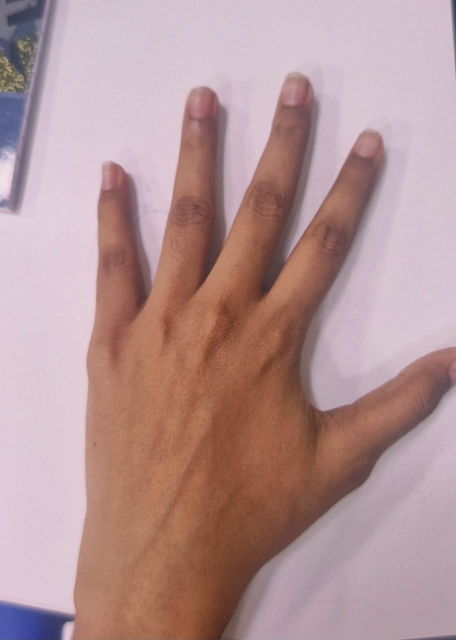
#> input picture backend/app/input/WhatsApp Image 2025-11-11 at 14.34.25_ce7d9d11.jpg, 912 x 1280 px (shown at 1/2 size); its folder holds only this picture in this run
$ python -i calibration.py   (imports and definitions only)
#> lines starting #> are read from the running program, lines starting #| are printed output that depends on the picture
#> further down, picture is the input picture: shape (1280, 912, 3); mean B, G, R 149.1, 148.7, 179.9
# app/core/calibration.py
import cv2
import numpy as np

# ============================================================
# 1️⃣ Brightness Normalization (Ethical Fairness Step)
# ============================================================
def normalize_brightness(img):
    """
    Normalizes overly bright or dark regions in LAB color space.
    Ensures fairness across all skin tones by stabilizing luminance (L*).
    """
    lab = cv2.cvtColor(img, cv2.COLOR_BGR2LAB)
    L, A, B = cv2.split(lab)

    mean_L = np.mean(L)
    # Overexposed images (too bright)
    if mean_L > 200:
        L = cv2.equalizeHist(np.clip(L, 0, 200).astype(np.uint8))
    # Underexposed / dark lighting
    elif mean_L < 50:
        L = cv2.equalizeHist(np.clip(L, 50, 255).astype(np.uint8))

    lab2 = cv2.merge([L, A, B])
    normalized = cv2.cvtColor(lab2, cv2.COLOR_LAB2BGR)
    return normalized


# ============================================================
# 2️⃣ White-Patch Calibration
# ============================================================
def white_patch_balance(img):
    """
    White-Patch algorithm: assumes the brightest pixel should be pure white.
    Helps correct global color cast (useful for yellow or bluish lighting).
    """
    img_float = img.astype(np.float32)
    max_per_channel = np.percentile(img_float.reshape(-1, 3), 99, axis=0)
#> max_per_channel = [219, 207, 227]
    scale = 255.0 / (max_per_channel + 1e-6)
#> scale = [1.16, 1.23, 1.12]
    balanced = img_float * scale
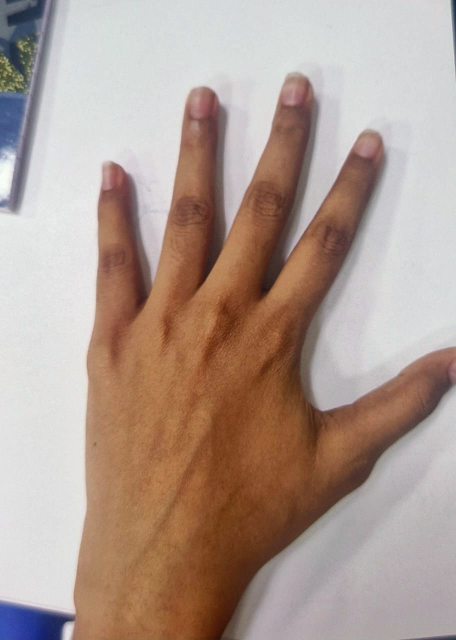
#> balanced: shape (1280, 912, 3) float64 (shown at 1/2 size); mean B, G, R 173.6, 183.1, 202.1; drawn with min black and max white
    return np.clip(balanced, 0, 255).astype(np.uint8)


# ============================================================
# 3️⃣ Gray-World Normalization
# ============================================================
def gray_world_balance(img):
    """
    Implements the Gray-World Assumption:
    The average color of a natural image should be neutral gray.
    """
    b, g, r = cv2.split(img.astype(np.float32))
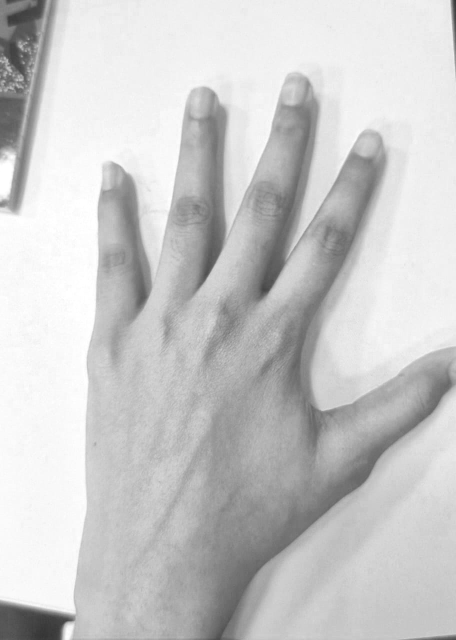
#> r: shape (1280, 912) float32 (shown at 1/2 size); min 49, max 255, mean 201.6
    avg_b, avg_g, avg_r = b.mean(), g.mean(), r.mean()
#> avg_b = 173.1; avg_g = 182.6; avg_r = 201.6
    avg_gray = (avg_b + avg_g + avg_r) / 3.0 + 1e-6
#> avg_gray = 185.8

    b *= avg_gray / avg_b
    g *= avg_gray / avg_g
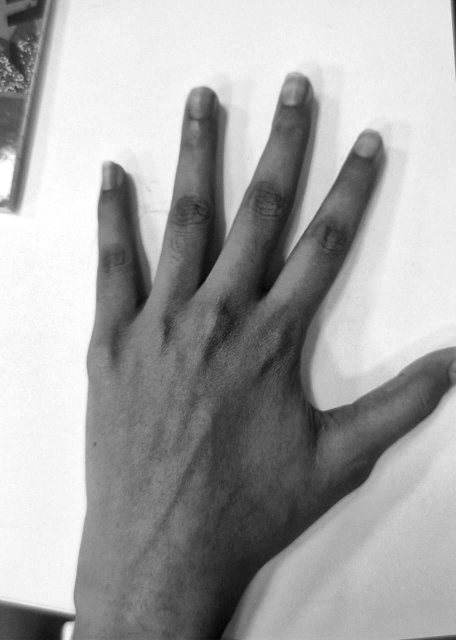
#> g: shape (1280, 912) float32 (shown at 1/2 size); min 48.83, max 259.4, mean 185.8; drawn with min black and max white
    r *= avg_gray / avg_r

    return cv2.merge([
        np.clip(b, 0, 255).astype(np.uint8),
        np.clip(g, 0, 255).astype(np.uint8),
        np.clip(r, 0, 255).astype(np.uint8)
    ])


# ============================================================
# 4️⃣ Local Contrast Enhancement (CLAHE)
# ============================================================
def apply_clahe(img):
    """
    Enhances local contrast to highlight subtle pallor changes.
    Works in LAB color space to preserve hue information.
    """
    lab = cv2.cvtColor(img, cv2.COLOR_BGR2LAB)
#> lab: shape (1280, 912, 3); mean of channels 0, 1, 2 191, 128.8, 130.2
    l, a, b = cv2.split(lab)
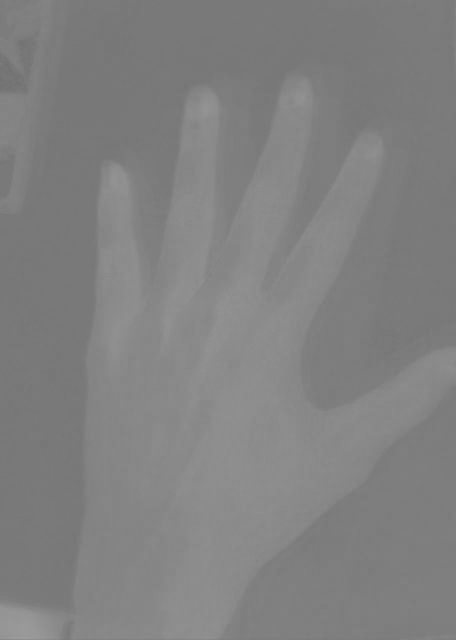
#> a: shape (1280, 912) (shown at 1/2 size); min 112, max 157, mean 128.8
    clahe = cv2.createCLAHE(clipLimit=2.5, tileGridSize=(8, 8))
    l2 = clahe.apply(l)
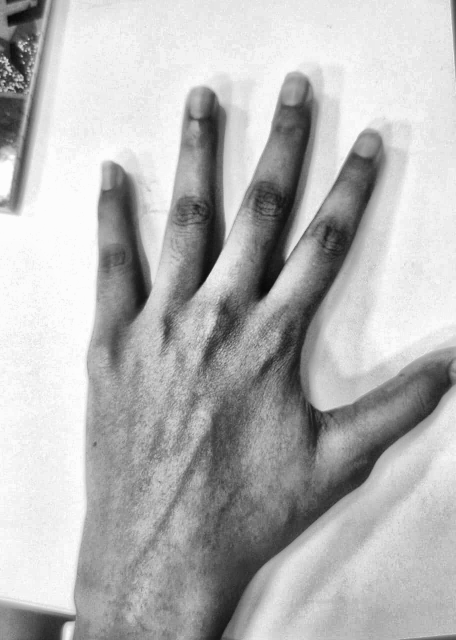
#> l2: shape (1280, 912) (shown at 1/2 size); min 8, max 254, mean 181.6
    lab2 = cv2.merge([l2, a, b])
#> lab2: shape (1280, 912, 3); mean of channels 0, 1, 2 181.6, 128.8, 130.2
    return cv2.cvtColor(lab2, cv2.COLOR_LAB2BGR)
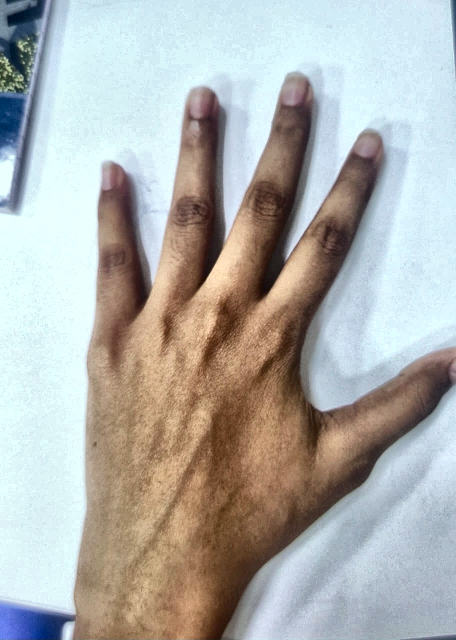
#> returned value: shape (1280, 912, 3) (shown at 1/2 size); mean B, G, R 173.5, 176.3, 175.9


# ============================================================
# 5️⃣ Master Calibration Function (Full Pipeline)
# ============================================================
def calibrate_image(img):
    """
    Full spectral calibration pipeline:
    1. Brightness normalization
    2. White-patch color cast correction
    3. Gray-world normalization
    4. CLAHE local enhancement
    """
    step1 = normalize_brightness(img)
    step2 = white_patch_balance(step1)
    step3 = gray_world_balance(step2)
    step4 = apply_clahe(step3)
    return step4


# ============================================================
# 6️⃣ Debug Visualization (Optional, for testing fairness)
# ============================================================
def visualize_calibration_stages(original):
    """
    Debug utility: visualize each stage in one window.
    Helps verify that tone normalization and brightness correction are effective.
    """
    wp = white_patch_balance(original)
    gw = gray_world_balance(wp)
    clahe = apply_clahe(gw)
    norm = normalize_brightness(clahe)
#> in normalize_brightness, `lab = cv2.cvtColor(img, cv2.COLOR_BGR2LAB)`: lab: shape (1280, 912, 3); mean of channels 0, 1, 2 181.6, 128.8, 130.3
#> in normalize_brightness, `mean_L = np.mean(L)`: mean_L = 181.6

    combined = np.hstack([
        cv2.resize(original, (200, 200)),
        cv2.resize(wp, (200, 200)),
        cv2.resize(gw, (200, 200)),
        cv2.resize(clahe, (200, 200)),
        cv2.resize(norm, (200, 200)),
    ])
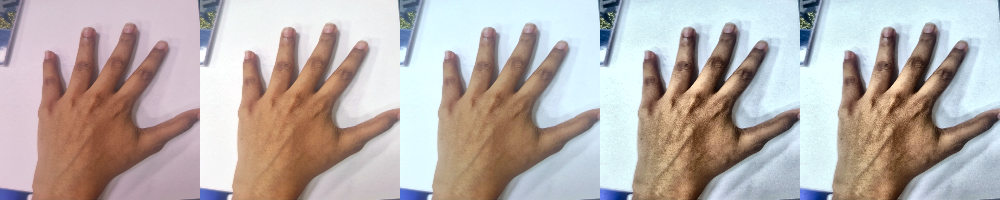
#> combined: shape (200, 1000, 3); mean B, G, R 170.3, 173.8, 183.7

    cv2.imshow("Calibration Stages: Original → WP → GW → CLAHE → Brightness Norm", combined)
    cv2.waitKey(0)
    cv2.destroyAllWindows()

>>> import cv2
>>> picture = cv2.imread('../input/WhatsApp Image 2025-11-11 at 14.34.25_ce7d9d11.jpg')
>>> result = visualize_calibration_stages(picture)
